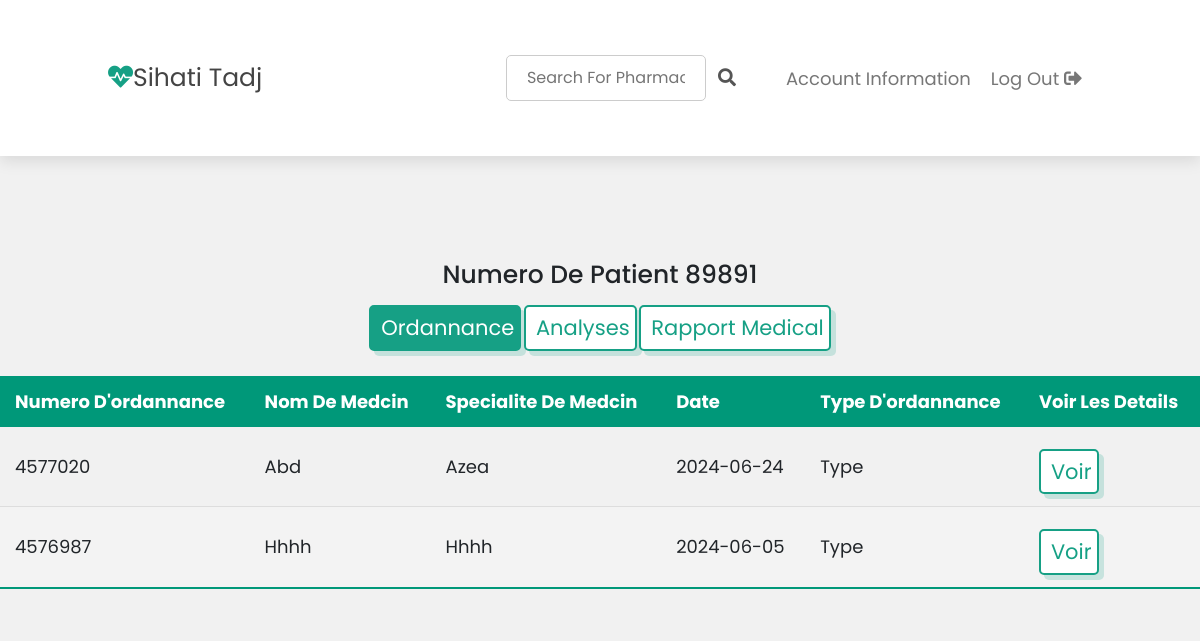
The page /patientPage.php (signed in) on the database its author committed.
### tables this page shows
CREATE TABLE `patient` (
  `PatientID` int(11) NOT NULL,
  `Name` varchar(100) DEFAULT NULL,
  `Birthdate` date DEFAULT NULL,
  `Address` varchar(255) DEFAULT NULL,
  `PhoneNumber` varchar(15) DEFAULT NULL,
  `Email` varchar(100) DEFAULT NULL,
  `Password` varchar(255) DEFAULT NULL
);

CREATE TABLE `ordonnance` (
  `OrdonnanceID` int(222) NOT NULL,
  `PatientID` int(11) DEFAULT NULL,
  `MedcinID` int(11) DEFAULT NULL,
  `Date` date DEFAULT NULL,
  `Type` varchar(50) DEFAULT NULL
);

CREATE TABLE `medcin` (
  `MedcinID` int(11) NOT NULL,
  `Name` varchar(100) DEFAULT NULL,
  `Specialty` varchar(100) DEFAULT NULL,
  `location` varchar(100) NOT NULL,
  `PhoneNumber` varchar(15) DEFAULT NULL,
  `description` varchar(3000) NOT NULL,
  `Email` varchar(100) DEFAULT NULL,
  `Password` varchar(255) DEFAULT NULL
);

### patientPage.php (the view, shortened to what this page needs)
<?php
include("connect.php");
$reponse = $bdd->query("SELECT * FROM `patient` WHERE `PatientID` = '".$_SESSION['id']."'");
$row = $reponse->fetch();
if(!$row) {
    $sms = 1;
} else {
	$idPatient = $row['PatientID'];
}
$ordonnanceQuery = $bdd->query("SELECT DISTINCT `ordonnance`.*, `medcin`.`Name` AS MedcinName, `medcin`.`Specialty`
FROM `ordonnance`
JOIN `ordonnancemedicament` ON `ordonnance`.`OrdonnanceID` = `ordonnancemedicament`.`OrdonnanceID`
JOIN `medcin` ON `ordonnance`.`MedcinID` = `medcin`.`MedcinID`
WHERE `ordonnance`.`PatientID` = '".$idPatient."'");
$ordonnances = $ordonnanceQuery->fetchAll(PDO::FETCH_ASSOC);
?>
<!doctype html>
<html>
<head>
    <link rel="stylesheet" href="css/Bootstrap.css">
    <link rel="stylesheet" href="css/font-awesome.min.css">
    <link rel="stylesheet" href="css/index.css">
    <link rel="stylesheet" href="css/logo.css">
    <link rel="stylesheet" href="css/portail.css">
    <link rel="stylesheet" href="css/medcin.css">
    <link rel="stylesheet" href="https://cdnjs.cloudflare.com/ajax/libs/font-awesome/5.15.4/css/all.min.css">
</head>
<body>
<header class="header">
    <a href="#" class="logo"><i class="fas fa-heartbeat"></i>Sihati Tadj</a>
    <nav class="navbar">
    <div class="search-container">
        <form action="search.php" method="POST">
            <input type="text" id="pharmacy-search" name= "data" placeholder="Search for pharmacies...">
            <button type="submit" id="search-btn">
            <i class="fas fa-search"></i>
        </button>        </form>
        </div>
        <a href="#home">Account Information</a>
        <a href="deconnexion.php"> log out <i class="fas fa-sign-out-alt"></i></a>
    </nav>
</header>
<div class="content">
    <h1 class="doctorName"><?php echo "numero de patient " . $idPatient; ?></h1>
    <div class="switch">
        <div class="btn" id="ordannaces"> ordannance </div>
        <div class="btn" id="analyses"> Analyses</div>
        <div class="btn" id="rapmed"> Rapport medical </div>
    </div>
    <table class="styled-table" id="table-ord">
        <thead>
            <tr>
                <th>Numero d'ordannance</th>
                <th>Nom de medcin</th>
                <th>Specialite de medcin</th>
                <th>Date</th>
                <th>Type d'ordannance</th>
                <th>voir les details</th>
            </tr>
        </thead>
        <tbody>
            <?php foreach ($ordonnances as $ordonnance): ?>
                <tr>
                    <td><?php echo $ordonnance['OrdonnanceID']; ?></td>
                    <td><?php echo $ordonnance['MedcinName']; ?></td>
                    <td><?php echo $ordonnance['Specialty']; ?></td>
                    <td><?php echo $ordonnance['Date']; ?></td>
                    <td><?php echo $ordonnance['Type']; ?></td>
                    <td><a href='ordPatient.php?id=<?php echo $ordonnance['OrdonnanceID']; ?>' class='btn'>Voir</a></td>
                </tr>
            <?php endforeach; ?>
        </tbody>
    </table>
</div>
</body>
</html>

### css/index.css (style rules this page uses)
* { box-sizing: border-box; }
body { margin: 0; font-family: Arial, Helvetica, sans-serif; }

### css/portail.css (style rules this page uses)
:root { --green:#16a085; --black:#444; --light-color:#777; --box-shadow:.5rem .5rem 0 rgba(22, 160, 133, .2); --text-shadow:.4rem .4rem 0 rgba(0, 0, 0, .2); --border:.2rem solid var(--green); }
* { font-family: 'Poppins', sans-serif; margin:0; padding: 0; box-sizing: border-box; outline: none; border: none; text-transform: capitalize; transition: all .2s ease-out; text-decoration: none; }
html { font-size: 62.5%; overflow-x: hidden; scroll-padding-top: 7rem; scroll-behavior: smooth; }
.btn { display: inline-block; margin-top: 1rem; padding: .5rem; padding-left: 1rem; border:var(--border); border-radius: .5rem; box-shadow: var(--box-shadow); color:var(--green); cursor: pointer; font-size: 2.1rem; background: #fff; }
.header { padding:2rem 9%; position: fixed; top:0; left: 0; right: 0; z-index: 1000; box-shadow: 0 .5rem 1.5rem rgba(0, 0, 0, .1); display: flex; align-items: center; justify-content: space-between; background: #fff; }
.header .logo { font-size: 2.5rem; color: var(--black); }
.header .logo i { color: var(--green); }
.header .navbar a { font-size: 1.8rem; color: var(--light-color); margin-left: 2rem; }

### css/medcin.css (style rules this page uses)
* { margin: 0; padding: 0px; }
body { margin: 0; font-family: Arial, sans-serif; background-color: rgb(241, 241, 241); width: 100%; height: auto; }
.content { height: auto; width: 100%; display: flex; position: relative; top:20vh; flex-direction: column; justify-content: center; align-items: center; flex-direction: column; background-color: #f1f1f1; }
input { width: 100%; padding: 30px; margin: 30px; border: 1px solid #ccc; border-radius: 5px; outline: none; font-size: 25px; }
.doctorName { margin-top: 100px; }
table { border-collapse: collapse; width: 100%; margin: 25px 0; font-size: 18px; text-align: left; }
.styled-table thead tr { background-color: #009879; color: #ffffff; text-align: left; font-weight: bold; }
.styled-table th, .styled-table td { padding: 12px 15px; }
.styled-table tbody tr { border-bottom: 1px solid #dddddd; }
.styled-table tbody tr:nth-of-type(even) { background-color: #f3f3f3; }
.styled-table tbody tr:last-of-type { border-bottom: 2px solid #009879; }
.navbar { display: flex; align-items: center; }
.search-container { position: relative; margin-right: 30px; }
#pharmacy-search { padding: 10px 20px; border-radius: 5px; border: 1px solid #ccc; width: 200px; font-size: 16px; }
#search-btn { position: absolute; top: 50%; right: 0; transform: translateY(-50%); background-color: transparent; border: none; cursor: pointer; outline: none; }
#search-btn i { color: #555; font-size: 18px; }

### rows shown on the page
patient: PatientID "89891"
ordonnance: OrdonnanceID "4577020", MedcinID.Name "Abd", MedcinID.Specialty "Azea", Date "2024-06-24", Type "Type"
ordonnance: OrdonnanceID "4576987", MedcinID.Name "Hhhh", MedcinID.Specialty "Hhhh", Date "2024-06-05", Type "Type"
